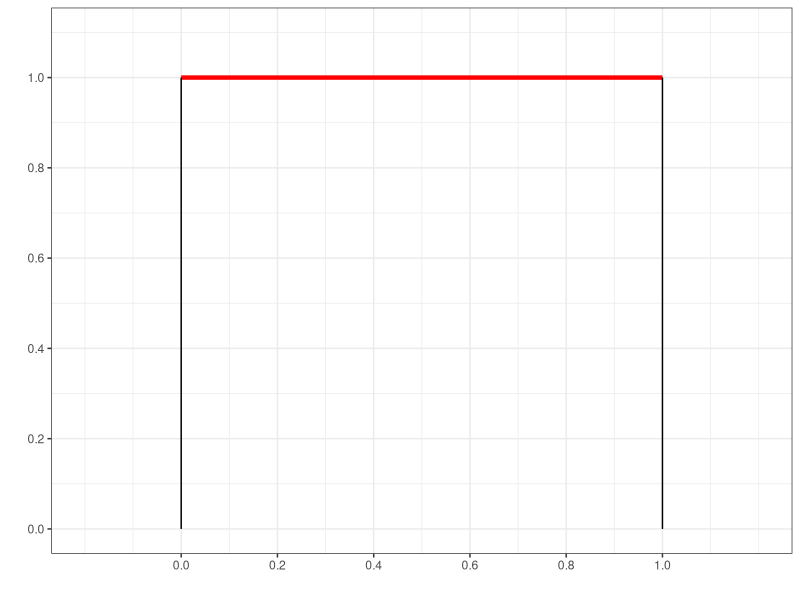
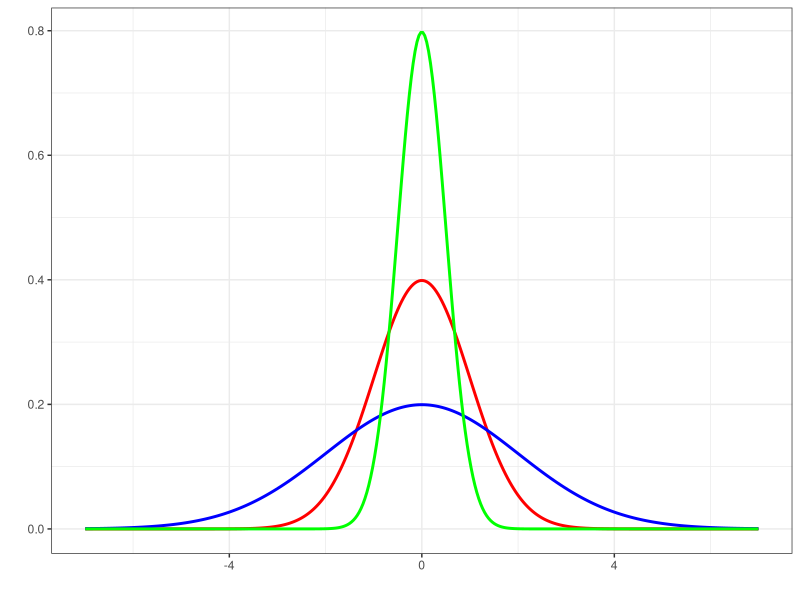

Here is the R script that generated these plots, in order:
library(ggplot2)

BLUE <- '#204A87'
GREEN <- '#4E9A06'
ORANGE <- '#CE5C00'

makeDf <- function(x, y) data.frame(x = x, y = y)

# Uniform
x <- seq(0, 1, length.out = 100)
y <- rep(1, 100)
df <- makeDf(x, y)
df_edges <- data.frame(
  x = c(0, 1),
  y = c(0, 0),
  xend = c(0, 1),
  yend = c(1, 1)
)

plot_uniform <- ggplot(df, aes(x, y)) +
  geom_line(color = "red", size = 1.5) +
  geom_segment(data = df_edges,
               aes(x = x, y = y, xend = xend, yend = yend)) +
  theme_bw() +
  labs(x = '', y = '') +
  scale_x_continuous(breaks = (0:5)/5, limits = c(-0.2, 1.2)) +
  scale_y_continuous(breaks = (0:6)/5, limits = c(0, 1.1))
  
ggsave('output/uniform.png',
       plot = plot_uniform,
       dpi = 192,
       width = 7,
       height = 7/3,
       units = 'in'
)

# Normal
x <- seq(-10, 10, length.out = 500)
y1 <- dnorm(x)
y2 <- dnorm(x, sd = 2)
y05 <- dnorm(x, sd = 0.5)
df <- data.frame(x = x, y1 = y1, y2 = y2, y05 = y05)

plot_normal <- ggplot(df, aes(x)) +
  geom_line(aes(y = y1), color = "red", size = 1) +
  geom_line(aes(y = y2), color = "blue", size = 1) +
  geom_line(aes(y = y05), color = "green", size = 1) +
  theme_bw() + 
  labs(x = '', y = '') +
  xlim(-7, 7)

ggsave('output/normal.png',
       plot = plot_normal,
       dpi = 192,
       width = 7,
       height = 7/3,
       units = 'in'
)
